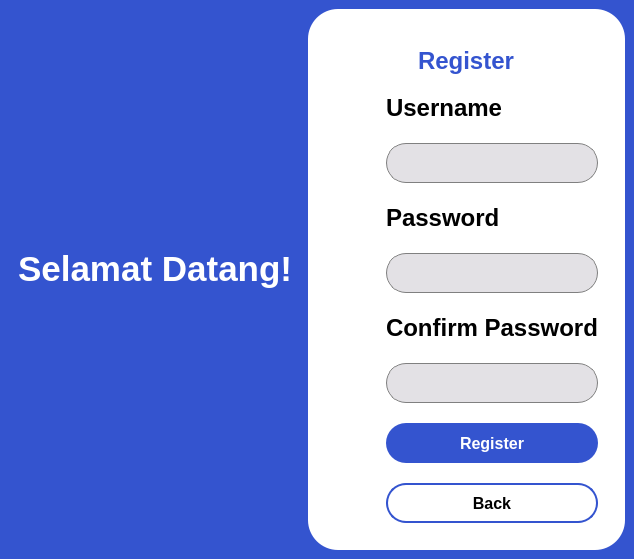
      <widget class="QWidget" name="registerPage">
       <property name="styleSheet">
        <string notr="true">
#bg2{
	background-color: #3454CF
}

#labelRegist{
	color: #fff;
}

#profileIconRegist, #textIconRegist{
	color: #3454CF
}

#passwordInputRegist,
#usernameInputRegist,
#confirmInputRegist
{
	border: 1px solid #808080;
	border-radius: 20px;
	background-color: #e3e1e5
}

#submitRegist{
	border-radius: 20px;
	background-color: #3454cf;
	padding: 9px 9px;
	color: #fff;
}

#backRegist{
	border-radius: 20px;
	border: 2px solid #3454cf;
	padding: 9px 9px;
	color: #000;
}

#backRegist:hover{
	border-radius: 20px;
	border: 2px solid #3454cf;
	padding: 9px 9px;
	color: #fff;
	background-color: #3454cf
}

#registerContainer{
	background-color: #fff;
	border-radius: 30px;
	
}</string>
       </property>
       <layout class="QHBoxLayout" name="horizontalLayout_15">
        <property name="leftMargin">
         <number>0</number>
        </property>
        <property name="topMargin">
         <number>0</number>
        </property>
        <property name="rightMargin">
         <number>0</number>
        </property>
        <property name="bottomMargin">
         <number>0</number>
        </property>
        <item>
         <widget class="QWidget" name="bg2" native="true">
          <layout class="QHBoxLayout" name="horizontalLayout_16">
           <item alignment="Qt::AlignHCenter|Qt::AlignVCenter">
            <widget class="QWidget" name="leftRegister" native="true">
             <property name="sizePolicy">
              <sizepolicy hsizetype="Preferred" vsizetype="Expanding">
               <horstretch>0</horstretch>
               <verstretch>0</verstretch>
              </sizepolicy>
             </property>
             <layout class="QVBoxLayout" name="verticalLayout_100">
              <item alignment="Qt::AlignHCenter">
               <widget class="QLabel" name="labelRegist">
                <property name="maximumSize">
                 <size>
                  <width>300</width>
                  <height>70</height>
                 </size>
                </property>
                <property name="font">
                 <font>
                  <pointsize>26</pointsize>
                  <weight>75</weight>
                  <bold>true</bold>
                 </font>
                </property>
                <property name="text">
                 <string>Selamat Datang!</string>
                </property>
               </widget>
              </item>
              <item>
               <widget class="QLabel" name="imgRegist">
                <property name="maximumSize">
                 <size>
                  <width>360</width>
                  <height>360</height>
                 </size>
                </property>
                <property name="text">
                 <string/>
                </property>
                <property name="pixmap">
                 <pixmap resource="../Qss/icons/_icons.qrc">:/font_awesome_regular/icons/font_awesome/regular/warehouseLog.png</pixmap>
                </property>
                <property name="scaledContents">
                 <bool>true</bool>
                </property>
               </widget>
              </item>
             </layout>
            </widget>
           </item>
           <item>
            <widget class="QWidget" name="registerContainer" native="true">
             <property name="sizePolicy">
              <sizepolicy hsizetype="Expanding" vsizetype="Preferred">
               <horstretch>0</horstretch>
               <verstretch>0</verstretch>
              </sizepolicy>
             </property>
             <property name="maximumSize">
              <size>
               <width>458</width>
               <height>16777215</height>
              </size>
             </property>
             <property name="styleSheet">
              <string notr="true"/>
             </property>
             <layout class="QVBoxLayout" name="verticalLayout_101">
              <property name="spacing">
               <number>0</number>
              </property>
              <item alignment="Qt::AlignHCenter|Qt::AlignVCenter">
               <widget class="QWidget" name="topSideRegist" native="true">
                <layout class="QVBoxLayout" name="verticalLayout_102">
                 <property name="bottomMargin">
                  <number>0</number>
                 </property>
                 <item alignment="Qt::AlignHCenter">
                  <widget class="QLabel" name="profileIconRegist">
                   <property name="maximumSize">
                    <size>
                     <width>60</width>
                     <height>60</height>
                    </size>
                   </property>
                   <property name="text">
                    <string/>
                   </property>
                   <property name="pixmap">
                    <pixmap resource="../Qss/icons/_icons.qrc">:/font_awesome_regular/icons/font_awesome/regular/user.png</pixmap>
                   </property>
                   <property name="scaledContents">
                    <bool>true</bool>
                   </property>
                  </widget>
                 </item>
                 <item>
                  <widget class="QLabel" name="textIconRegist">
                   <property name="font">
                    <font>
                     <pointsize>18</pointsize>
                     <weight>75</weight>
                     <bold>true</bold>
                    </font>
                   </property>
                   <property name="text">
                    <string>Register</string>
                   </property>
                  </widget>
                 </item>
                </layout>
               </widget>
              </item>
              <item alignment="Qt::AlignVCenter">
               <widget class="QWidget" name="bottomSideRegist" native="true">
                <property name="sizePolicy">
                 <sizepolicy hsizetype="Preferred" vsizetype="Preferred">
                  <horstretch>0</horstretch>
                  <verstretch>0</verstretch>
                 </sizepolicy>
                </property>
                <property name="minimumSize">
                 <size>
                  <width>0</width>
                  <height>466</height>
                 </size>
                </property>
                <property name="maximumSize">
                 <size>
                  <width>16777215</width>
                  <height>466</height>
                 </size>
                </property>
                <layout class="QVBoxLayout" name="verticalLayout_103">
                 <property name="spacing">
                  <number>0</number>
                 </property>
                 <property name="bottomMargin">
                  <number>12</number>
                 </property>
                 <item>
                  <widget class="QWidget" name="formWidget_2" native="true">
                   <property name="sizePolicy">
                    <sizepolicy hsizetype="Expanding" vsizetype="Preferred">
                     <horstretch>0</horstretch>
                     <verstretch>0</verstretch>
                    </sizepolicy>
                   </property>
                   <property name="maximumSize">
                    <size>
                     <width>16777215</width>
                     <height>16777215</height>
                    </size>
                   </property>
                   <property name="cursor">
                    <cursorShape>PointingHandCursor</cursorShape>
                   </property>
                   <layout class="QVBoxLayout" name="verticalLayout_104">
                    <property name="spacing">
                     <number>20</number>
                    </property>
                    <property name="leftMargin">
                     <number>60</number>
                    </property>
                    <property name="bottomMargin">
                     <number>0</number>
                    </property>
                    <item>
                     <widget class="QLabel" name="usernameTextRegist">
                      <property name="maximumSize">
                       <size>
                        <width>16777215</width>
                        <height>30</height>
                       </size>
                      </property>
                      <property name="font">
                       <font>
                        <pointsize>18</pointsize>
                        <weight>75</weight>
                        <bold>true</bold>
                       </font>
                      </property>
                      <property name="text">
                       <string>Username</string>
                      </property>
                     </widget>
                    </item>
                    <item>
                     <widget class="QLineEdit" name="usernameInputRegist">
                      <property name="sizePolicy">
                       <sizepolicy hsizetype="Expanding" vsizetype="Preferred">
                        <horstretch>0</horstretch>
                        <verstretch>0</verstretch>
                       </sizepolicy>
                      </property>
                      <property name="maximumSize">
                       <size>
                        <width>300</width>
                        <height>40</height>
                       </size>
                      </property>
                      <property name="font">
                       <font>
                        <pointsize>12</pointsize>
                       </font>
                      </property>
                      <property name="text">
                       <string/>
                      </property>
                     </widget>
                    </item>
                    <item>
                     <widget class="QLabel" name="passwordTextRegist">
                      <property name="maximumSize">
                       <size>
                        <width>16777215</width>
                        <height>30</height>
                       </size>
                      </property>
                      <property name="font">
                       <font>
                        <pointsize>18</pointsize>
                        <weight>75</weight>
                        <bold>true</bold>
                       </font>
                      </property>
                      <property name="text">
                       <string>Password</string>
                      </property>
                     </widget>
                    </item>
                    <item>
                     <widget class="QLineEdit" name="passwordInputRegist">
                      <property name="sizePolicy">
                       <sizepolicy hsizetype="Preferred" vsizetype="Preferred">
                        <horstretch>0</horstretch>
                        <verstretch>0</verstretch>
                       </sizepolicy>
                      </property>
                      <property name="maximumSize">
                       <size>
                        <width>300</width>
                        <height>40</height>
                       </size>
                      </property>
                      <property name="font">
                       <font>
                        <pointsize>12</pointsize>
                       </font>
                      </property>
                      <property name="text">
                       <string/>
                      </property>
                      <property name="echoMode">
                       <enum>QLineEdit::Password</enum>
                      </property>
                      <property name="alignment">
                       <set>Qt::AlignLeading|Qt::AlignLeft|Qt::AlignVCenter</set>
                      </property>
                     </widget>
                    </item>
                    <item>
                     <widget class="QLabel" name="confirmTextRegist">
                      <property name="maximumSize">
                       <size>
                        <width>16777215</width>
                        <height>30</height>
                       </size>
                      </property>
                      <property name="font">
                       <font>
                        <pointsize>18</pointsize>
                        <weight>75</weight>
                        <bold>true</bold>
                       </font>
                      </property>
                      <property name="text">
                       <string>Confirm Password</string>
                      </property>
                     </widget>
                    </item>
                    <item>
                     <widget class="QLineEdit" name="confirmInputRegist">
                      <property name="maximumSize">
                       <size>
                        <width>300</width>
                        <height>40</height>
                       </size>
                      </property>
                      <property name="font">
                       <font>
                        <pointsize>12</pointsize>
                       </font>
                      </property>
                      <property name="echoMode">
                       <enum>QLineEdit::Password</enum>
                      </property>
                     </widget>
                    </item>
                    <item>
                     <widget class="QPushButton" name="submitRegist">
                      <property name="sizePolicy">
                       <sizepolicy hsizetype="Ignored" vsizetype="Preferred">
                        <horstretch>0</horstretch>
                        <verstretch>0</verstretch>
                       </sizepolicy>
                      </property>
                      <property name="maximumSize">
                       <size>
                        <width>300</width>
                        <height>40</height>
                       </size>
                      </property>
                      <property name="font">
                       <font>
                        <pointsize>12</pointsize>
                        <weight>75</weight>
                        <bold>true</bold>
                       </font>
                      </property>
                      <property name="cursor">
                       <cursorShape>PointingHandCursor</cursorShape>
                      </property>
                      <property name="text">
                       <string>Register</string>
                      </property>
                     </widget>
                    </item>
                    <item>
                     <widget class="QPushButton" name="backRegist">
                      <property name="sizePolicy">
                       <sizepolicy hsizetype="Ignored" vsizetype="Preferred">
                        <horstretch>0</horstretch>
                        <verstretch>0</verstretch>
                       </sizepolicy>
                      </property>
                      <property name="maximumSize">
                       <size>
                        <width>300</width>
                        <height>40</height>
                       </size>
                      </property>
                      <property name="font">
                       <font>
                        <pointsize>12</pointsize>
                        <weight>75</weight>
                        <bold>true</bold>
                       </font>
                      </property>
                      <property name="cursor">
                       <cursorShape>PointingHandCursor</cursorShape>
                      </property>
                      <property name="text">
                       <string>Back</string>
                      </property>
                     </widget>
                    </item>
                   </layout>
                  </widget>
                 </item>
                </layout>
               </widget>
              </item>
             </layout>
            </widget>
           </item>
          </layout>
         </widget>
        </item>
       </layout>
      </widget>
